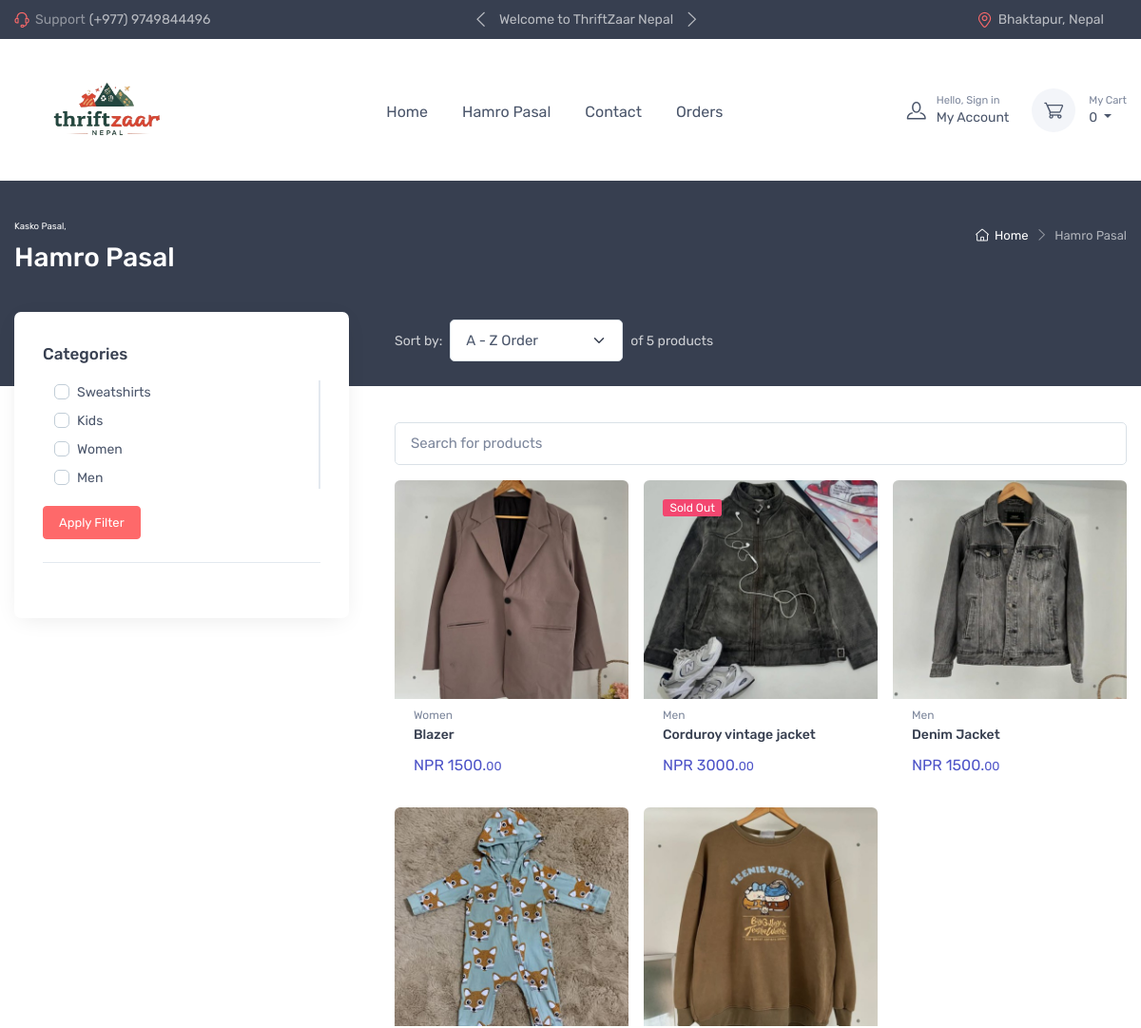
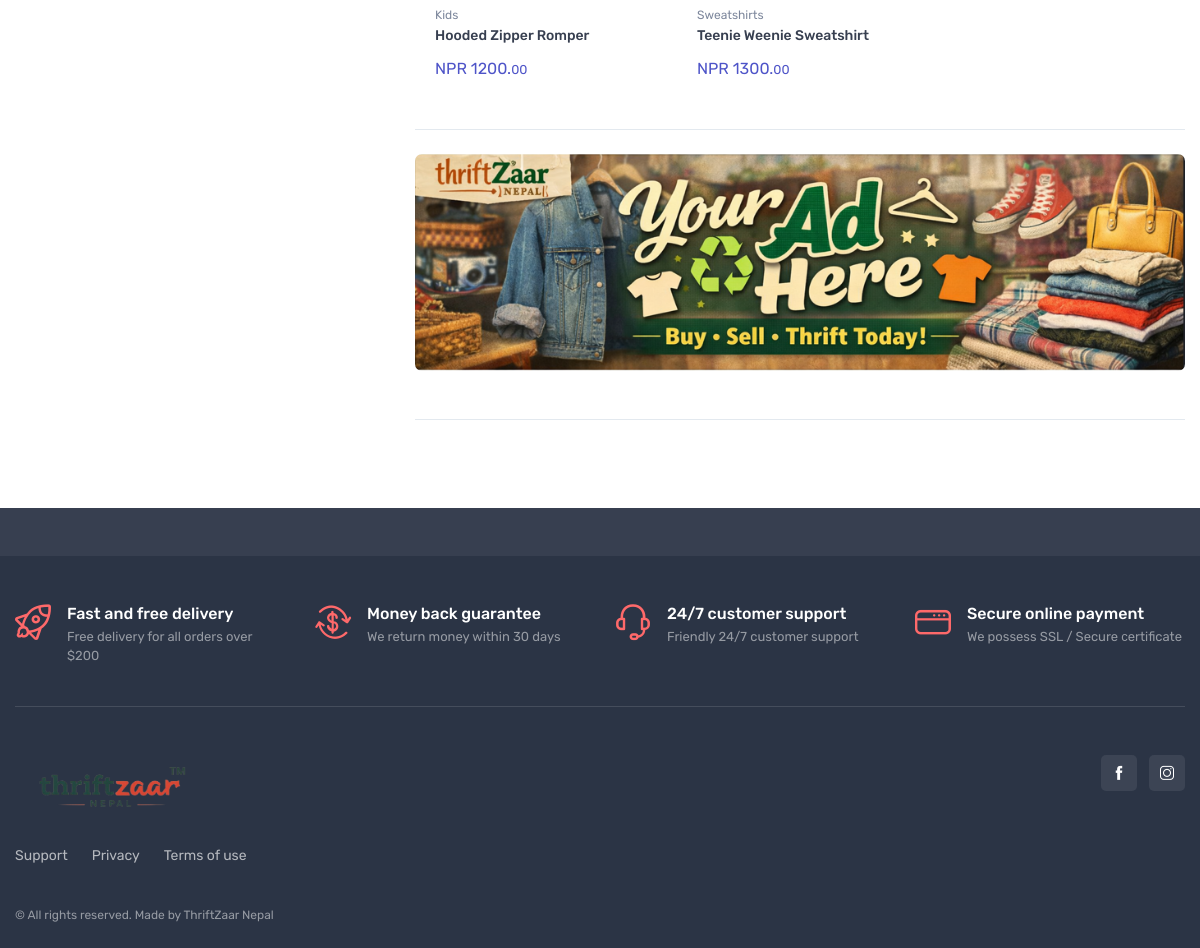
The page /hamro-pasal.php on the database its author committed (2 pictures, top to bottom).
### tables this page shows
CREATE TABLE `categories` (
  `c_id` int(11) NOT NULL,
  `c_name` text DEFAULT NULL,
  `c_photo` text DEFAULT NULL,
  `parent_id` int(11) DEFAULT NULL,
  `c_description` text DEFAULT NULL
);

CREATE TABLE `products` (
  `p_id` int(11) NOT NULL,
  `p_name` text DEFAULT NULL,
  `buying_price` int(11) NOT NULL,
  `selling_price` int(11) NOT NULL,
  `description` text NOT NULL,
  `photos` text NOT NULL,
  `c_id` int(11) NOT NULL DEFAULT 1,
  `user_id` int(11) NOT NULL DEFAULT 1
);

### modules/config.php (the view, shortened to what this page needs)
<?php
$conn = mysqli_connect("localhost", "root", "", "thriftzaar");
function get_product_thumb($json)
{
    $img = "uploads/default.png";
    $photos = json_decode($json);
    return $photos[0]->thumb;
}
function get_product($id)
{
    $sql = "SELECT *FROM products,categories WHERE products.p_id = $id  AND products.c_id = categories.c_id";
    global $conn;
    $res = $conn->query($sql);
    return $res->fetch_assoc();
}
function db_select($table_name, $condition = NULL, $order_by = NULL)
{
    $sql = "SELECT * FROM $table_name";
    if ($order_by != NULL) {
        $sql .= " ORDER BY $order_by";
    }
    global $conn;
    $res = $conn->query($sql);
    $rows = [];
    while ($row = $res->fetch_assoc()) {
        $rows[] = $row;
    }
    return $rows;
}
function product_ui_1($product, $sold_products)
{
    $thumb = get_product_thumb($product['photos']);
    $pro = get_product($product['p_id']);
    $is_sold = in_array($product['p_id'], $sold_products);
    $sold_badge = $is_sold
        ? '<span class="badge bg-danger position-absolute m-2">Sold Out</span>'
        : '';
    $disabled = $is_sold ? 'disabled' : '';
    $button_text = $is_sold ? 'Sold Out' : 'Add to Cart';
    $str = <<<EOF
    <div class="col-md-4 col-sm-6 px-2 mb-4">
        <div class="card product-card position-relative">
            $sold_badge
            <a class="card-img-top d-block overflow-hidden" href="product.php?id={$product["p_id"]}">
                <img src="$thumb" alt="Product">
            </a>
            <div class="card-body py-2">
                <a class="product-meta d-block fs-xs pb-1" href="#">{$pro['c_name']}</a>
                <h3 class="product-title fs-sm">
                    <a href="product.php?id={$product["p_id"]}">{$product['p_name']}</a>
                </h3>
                <div class="d-flex justify-content-between">
                    <div class="product-price">
                        <span class="text-accent">NPR {$product['selling_price']}.<small>00</small></span>
                    </div>
                </div>
            </div>
            <div class="card-body card-body-hidden">
                <form action="cart-process-add.php" method="post">
                    <input type="hidden" name="id" value="{$product['p_id']}">
                    <select class="form-select me-3 mb-2" name="quantity" style="width: 5rem;" $disabled>
                        <option value="1">1</option>
                    </select>
                    <button class="btn btn-primary btn-sm d-block w-100 mb-2" type="submit" $disabled>
                        <i class="ci-cart fs-sm me-1"></i>
                        $button_text
                    </button>
                </form>
            </div>
        </div>
        <hr class="d-sm-none">
    </div>
    EOF;
    return $str;
}

### hamro-pasal.php (shortened to what this page needs)
<?php
require_once("./modules/config.php");
require_once("./layouts/header.php");
$categories = db_select("categories", NULL, ' c_id DESC');
$order = "p_name ASC";
$where = NULL;
$products = db_select("products", $where, $order);
?>
<div class="page-title-overlap bg-dark pt-4">
    <div class="container d-lg-flex justify-content-between py-2 py-lg-3">
        <div class="order-lg-2 mb-3 mb-lg-0 pt-lg-2">
            <nav aria-label="breadcrumb">
                <ol class="breadcrumb breadcrumb-light flex-lg-nowrap justify-content-center justify-content-lg-start">
                    <li class="breadcrumb-item"><a class="text-nowrap" href="index-2.html"><i
                                class="ci-home"></i>Home</a></li>
                    <li class="breadcrumb-item text-nowrap active" aria-current="page">Hamro Pasal</li>
                </ol>
            </nav>
        </div>
        <div class="order-lg-1 pe-lg-4 text-center text-lg-start">
            <sup><small class="text-light">Kasko Pasal,</small></sup>
            <h1 class="h3 text-light mb-0"> Hamro Pasal</h1>
        </div>
    </div>
</div>
<div class="container pb-5 mb-2 mb-md-4">
    <div class="row">
        <aside class="col-lg-4">
            <div class="offcanvas offcanvas-collapse bg-white w-100 rounded-3 shadow-lg py-1" id="shop-sidebar"
                style="max-width: 22rem;">
                <div class="offcanvas-body py-grid-gutter px-lg-grid-gutter">
                    <div class="widget widget-categories mb-4 pb-4 border-bottom">
                        <h3 class="widget-title">Categories</h3>
                        <form method="GET">
                            <ul class="widget-list">
                                <?php foreach ($categories as $cat): ?>
                                    <li class="widget-list-item">
                                        <div class="form-check">
                                            <input class="form-check-input" type="checkbox" name="category[]"
                                                value="<?= $cat['c_id']; ?>" id="cat<?= $cat['c_id']; ?>"
                                                <?= (isset($_GET['category']) && in_array($cat['c_id'], $_GET['category'])) ? 'checked' : ''; ?>>
                                            <label class="form-check-label" for="cat<?= $cat['c_id']; ?>">
                                                <?= $cat['c_name']; ?>
                                            </label>
                                        </div>
                                    </li>
                                <?php endforeach; ?>
                            </ul>
                            <button type="submit" class="btn btn-sm btn-primary mt-3">
                                Apply Filter
                            </button>
                        </form>
                    </div>
                </div>
            </div>
        </aside>
        <section class="col-lg-8">
            <div class="d-flex  justify-content-center justify-content-sm-between align-items-center pt-2 pb-4 pb-sm-5">
                <div class="d-flex flex-wrap">
                    <form method="GET">
                        <div class="d-flex align-items-center flex-nowrap me-3 me-sm-4 pb-3">
                            <label class="text-light opacity-75 text-nowrap fs-sm me-2 d-none d-sm-block">
                                Sort by:
                            </label>
                            <select class="form-select" name="sorting" onchange="this.form.submit()">
                                <option value="a_z" <?= (isset($_GET['sorting']) && $_GET['sorting'] == 'a_z') ? 'selected' : '' ?>>
                                    A - Z Order
                                </option>
                            </select>
                            <span class="fs-sm text-light opacity-75 text-nowrap ms-2 d-none d-md-block">
                                of <?= count($products) ?> products
                            </span>
                        </div>
                    </form>
                </div>
            </div>
            <form method="GET" class="input-group d-none d-lg-flex">
                <input class="form-control rounded-end pe-5" type="text" name="search"
                    value="<?= $_GET['search'] ?? '' ?>" placeholder="Search for products">
            </form>
            <div class="row mx-n2 pt-3">
                <?php
                if ($products) {
                    foreach ($products as $product) {
                        echo product_ui_1($product, $sold_products);
                    }
                } else {
                    require_once('nothing-here.php');
                }
                ?>
            </div>
            <hr class="my-3">
            <div class="py-sm-2">
                <div
                    class="d-sm-flex justify-content-between align-items-center bg-secondary overflow-hidden mb-4 rounded-3">
                    <img class="d-block ms-auto" src="img/shop/catalog/banner.png" alt="Ad Section">
                </div>
            </div>
            <hr class="my-3">
        </section>
    </div>
</div>
<?php
require_once("./layouts/footer.php");
?>

### rows shown on the page
categories: c_name "Sweatshirts"
categories: c_name "Kids"
categories: c_name "Women"
categories: c_name "Men"
products: shows a picture, c.c_name "Women", p_name "Blazer", selling_price "1500"
products: shows "Sold Out", shows a picture, c.c_name "Men", p_name "Corduroy vintage jacket", selling_price "3000"
products: shows a picture, c.c_name "Men", p_name "Denim Jacket", selling_price "1500"
products: shows a picture, c.c_name "Kids", p_name "Hooded Zipper Romper", selling_price "1200"
products: shows a picture, c.c_name "Sweatshirts", p_name "Teenie Weenie Sweatshirt", selling_price "1300"

### other values the page prints
$cart_total "0"
count($products) "5"
